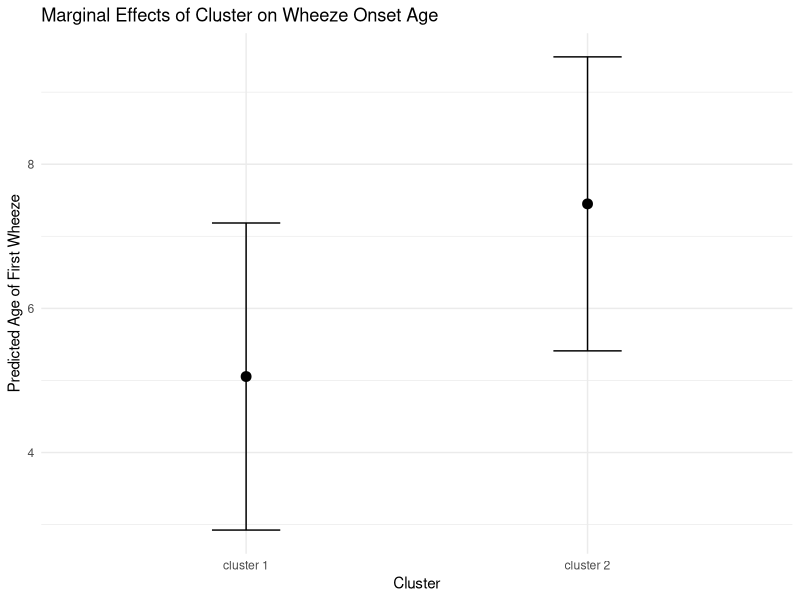

The R source for this figure:
# ======================================
# AERIAL Project – Figure 3D
# ======================================
# Author: Jose Caparros Martin, PhD
# Email: joseantonio.caparrosmartin@uwa.edu.au
# License: MIT
# Disclaimer: Provided "as is" for academic/research use.
# Date: 2025-08-05

# --------- Libraries ---------
library(dplyr)
library(ggplot2)
library(emmeans)


# --------- Load Input Data ---------
metadata_cross2 <- read.csv("data/metadata_cross_shann_dirichlet.csv", sep = ";")

# Remove placeholder/missing values
df <- metadata_cross2 %>%
  filter(ever_wheeze_age != 99.0)

# ----------------------------------------
# Fit linear model
# ----------------------------------------

model <- lm(ever_wheeze_age ~ Endotype_label, data = df)
summary(model)

# ----------------------------------------
# Estimated Marginal Means (EMMs)
# ----------------------------------------

em <- emmeans(model, ~ Endotype_label)
em_df <- as.data.frame(em)

# ----------------------------------------
# Plotting Marginal Means
# ----------------------------------------

pdf("figures/Fig3D.pdf", width = 8, height = 8)

ggplot(em_df, aes(x = Endotype_label, y = emmean)) +
  geom_point(size = 3) +
  geom_errorbar(aes(ymin = lower.CL, ymax = upper.CL), width = 0.2) +
  labs(
    title = "Marginal Effects of Cluster on Wheeze Onset Age",
    x = "Cluster",
    y = "Predicted Age of First Wheeze"
  ) +
  theme_minimal()

dev.off()
